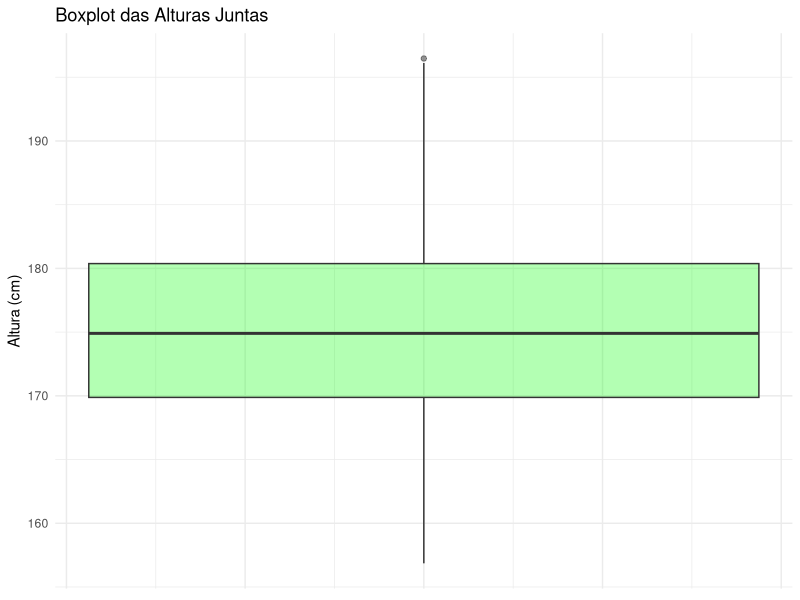
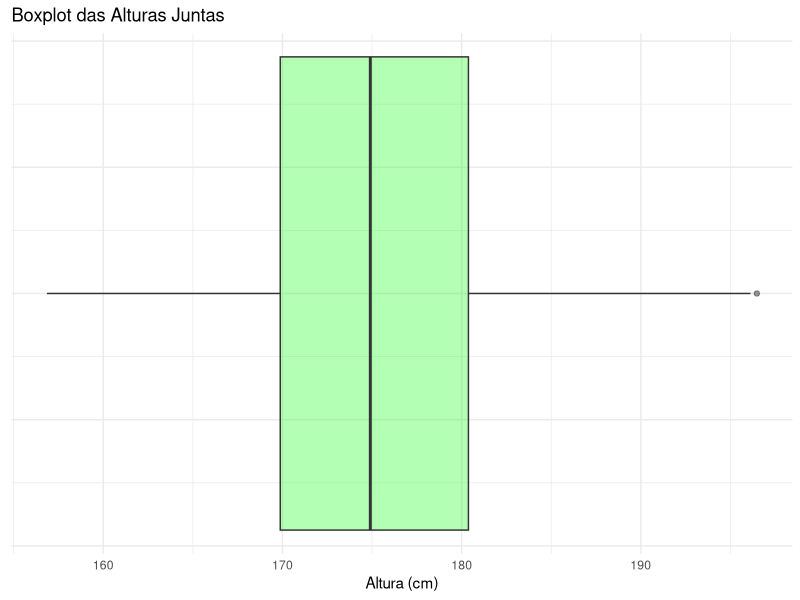
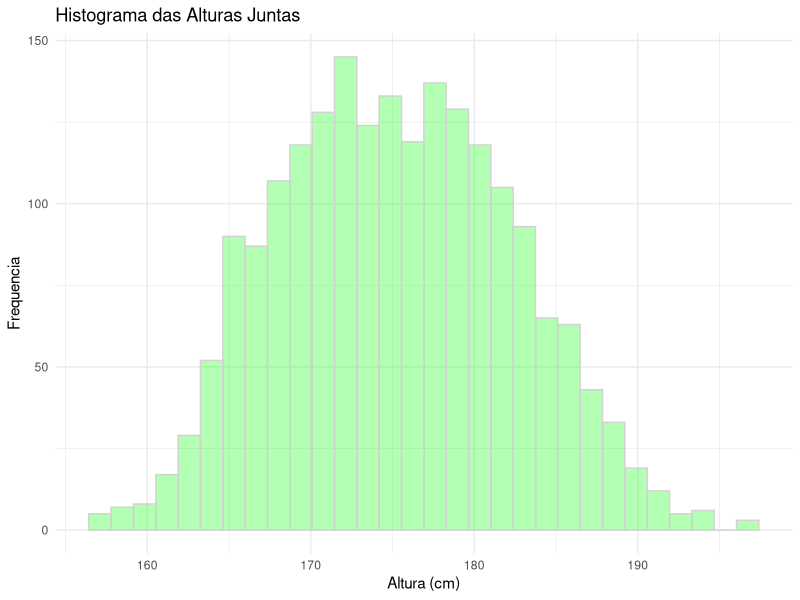
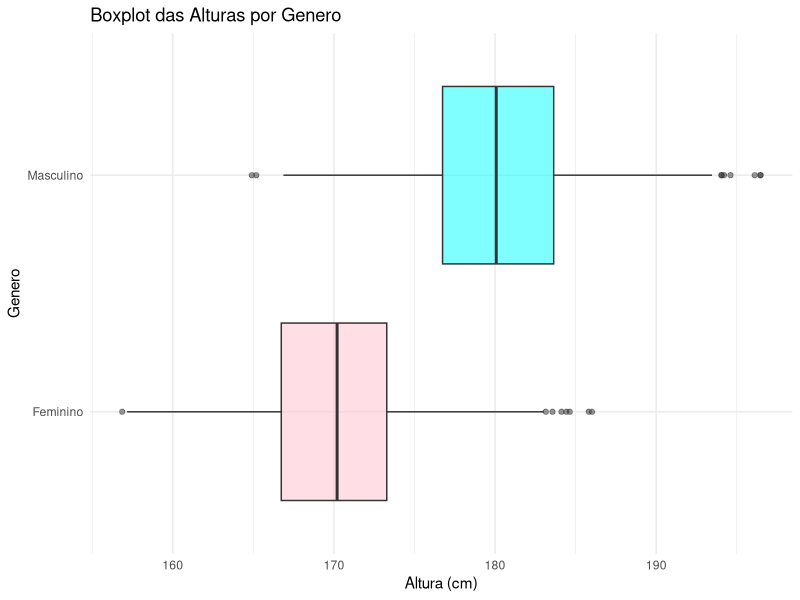
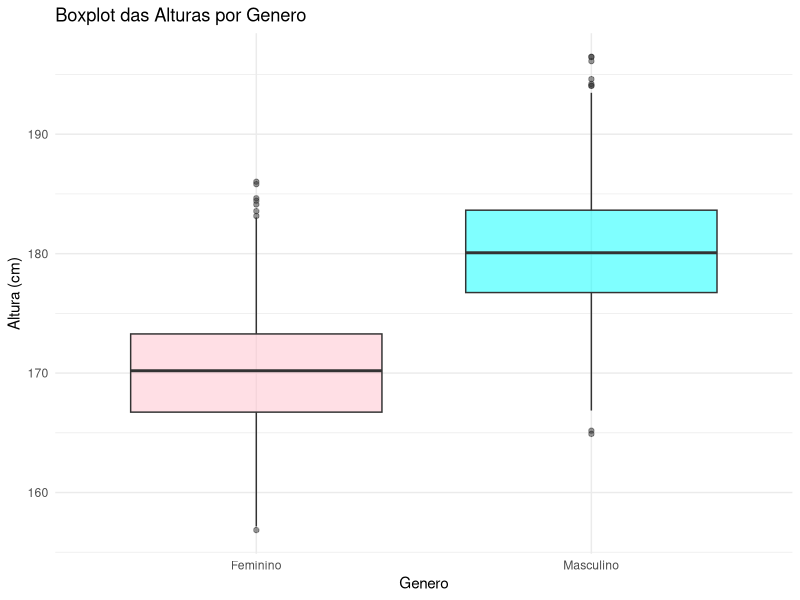
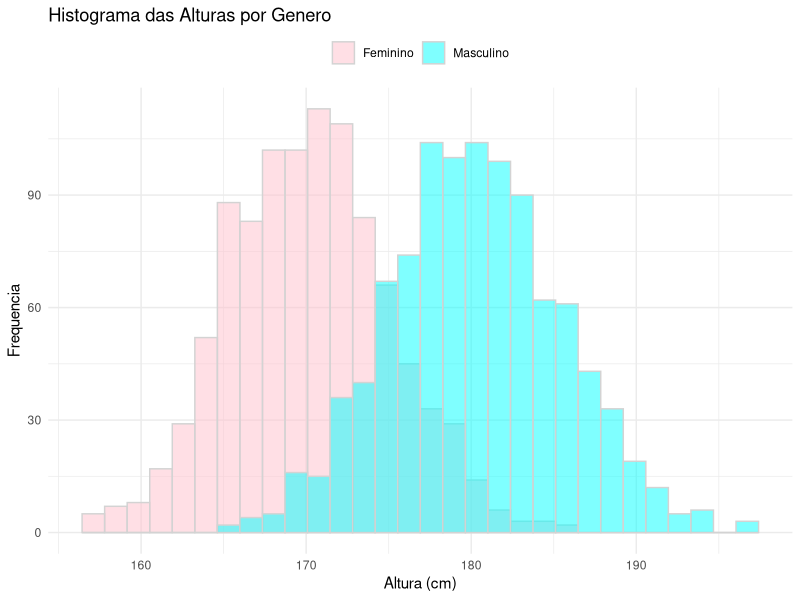

Write R code to recreate these figures, in order.
update.packages(ask = 'graphics', checkBuilt = TRUE, type = 'binary')

library(dplyr)
library(ggplot2)


# 1. Gerando os dados -----------------------------------------------------

altura_homens <- rnorm(n = 1000, mean = 180, sd = 5)
altura_mulheres <- rnorm(n = 1000, mean = 170, sd = 5)

vetor_homens <- rep('Masculino', 1000)
vetor_mulheres <- rep('Feminino', 1000)


# 2. Organizando os dados -------------------------------------------------


df <- rbind(
   cbind(altura_homens, vetor_homens),
   cbind(altura_mulheres, vetor_mulheres)
) %>%
   as_tibble()
colnames(df) <- c("Altura", "Genero")

df <- df %>% mutate(Altura = as.double(Altura))


# 3. Boxplot único --------------------------------------------------------

graphics.off()

df %>% ggplot() +
   geom_boxplot(aes(y = Altura), fill = "green", alpha = 0.3) +
   labs(title = "Boxplot das Alturas Juntas", y = "Altura (cm)") +
   theme_minimal() +
   theme(axis.text.x = element_blank(), axis.ticks.x = element_blank())

df %>% ggplot() +
   geom_boxplot(aes(x = Altura), fill = "green", alpha = 0.3) +
   labs(title = "Boxplot das Alturas Juntas", x = "Altura (cm)") +
   theme_minimal() +
   theme(axis.text.y = element_blank(), axis.ticks.y = element_blank())


# 4. Histograma Unico -----------------------------------------------------

graphics.off()

df %>% ggplot() +
   geom_histogram(aes(x = Altura), fill = "green", color = "lightgray", alpha = 0.3) +
   labs(title = "Histograma das Alturas Juntas", x = "Altura (cm)", y = "Frequencia") +
   theme_minimal()


# 5. Boxplots por Categoria -----------------------------------------------

graphics.off()

df %>% ggplot(aes(x = Altura, y = Genero)) +
   geom_boxplot(fill = c("pink", "cyan"), alpha = 0.5) +
   labs(title = "Boxplot das Alturas por Genero", x = "Altura (cm)") +
   theme_minimal()

df %>% ggplot(aes(y = Altura, x = Genero)) +
   geom_boxplot(fill = c("pink", "cyan"), alpha = 0.5) +
   labs(title = "Boxplot das Alturas por Genero", y = "Altura (cm)") +
   theme_minimal()


# 6. Histograma por Categoria ---------------------------------------------

graphics.off()

ggplot() +
   geom_histogram(aes(x = altura_mulheres, fill = "Feminino"), color = "lightgray", alpha = 0.5) +
   geom_histogram(aes(x = altura_homens, fill = "Masculino"), color = "lightgray", alpha = 0.5) +
   scale_fill_manual(values = c("Feminino" = "pink", "Masculino" = "cyan")) +
   labs(title = "Histograma das Alturas por Genero", x = "Altura (cm)", y = "Frequencia") +
   theme_minimal() +
   theme(legend.title = element_blank(), legend.position = "top")


# 9. Limpando os arquivos temporarios -------------------------------------


graphics.off()
rm(list = ls())
gc()
cat("\f")
